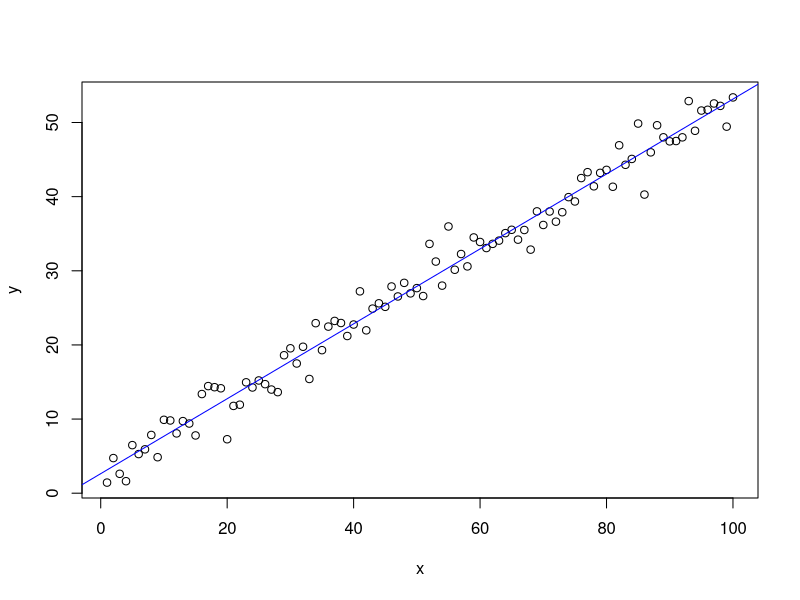
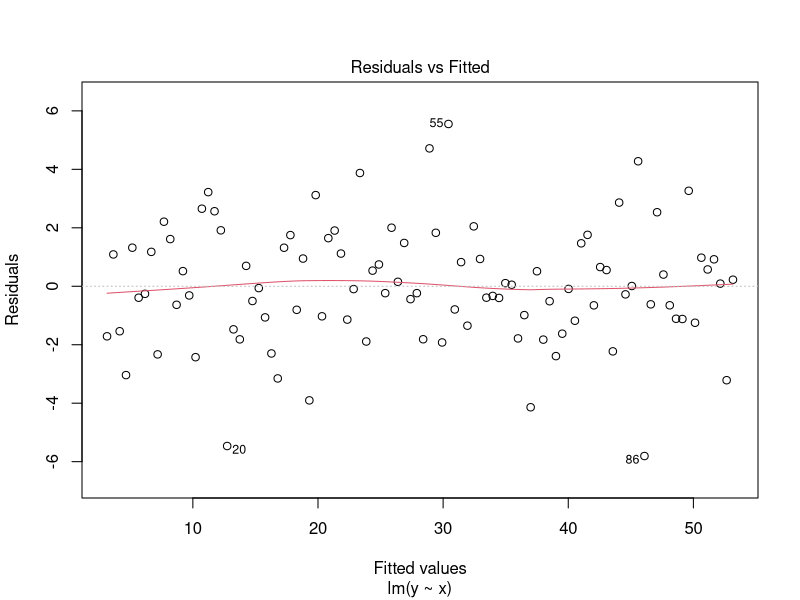
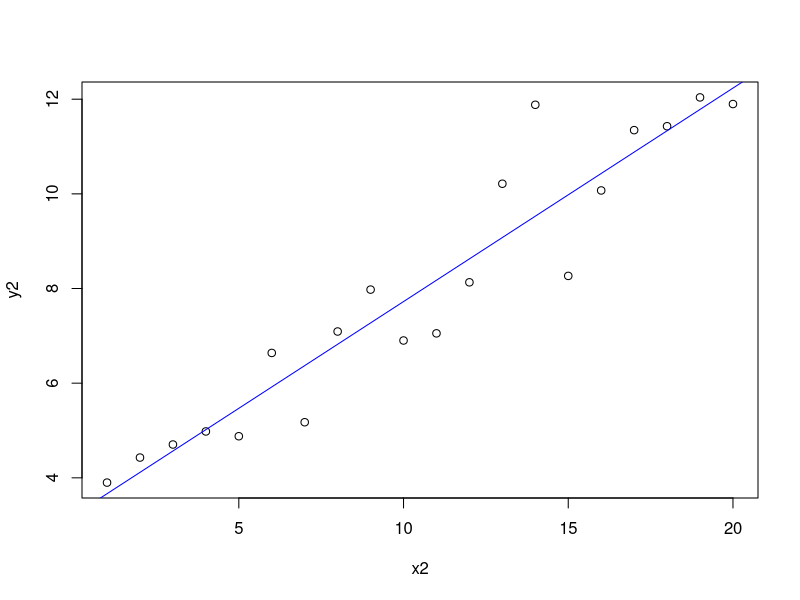
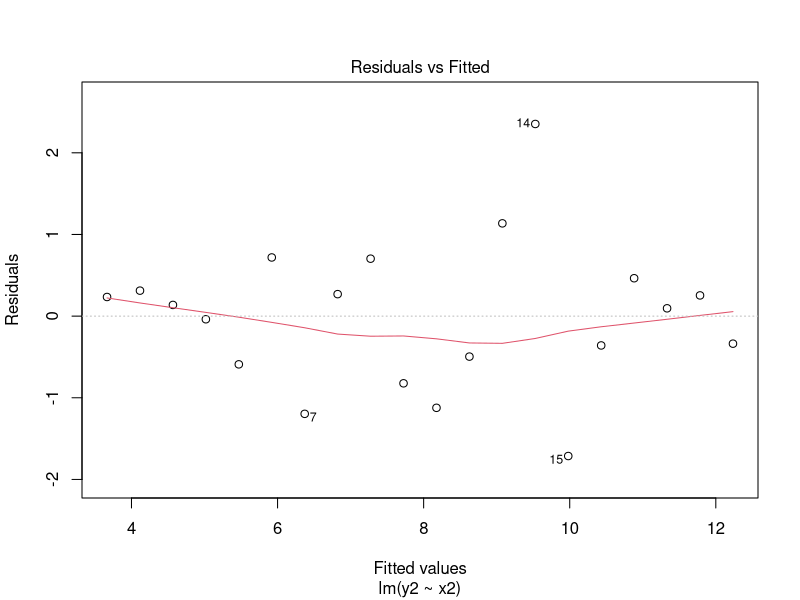

The R script that drew these images, in order:
## ---- chunk 1
require(knitr)
pdf_doc <- knitr::is_latex_output()
if (pdf_doc) {opts_chunk$set(echo=FALSE, fig.align="center", out.width="70%")} else {opts_chunk$set(echo=TRUE)}
## ---- chunk 2
# Set a seed to make simulations reproducible
set.seed(2302) 
# Dataset 1
x <- 1:100
y <- 3 + 0.5*x + rnorm(100, 0, 2)
## ---- chunk 3
# Fit a simple linear regression
model1 <- lm(y ~ x)
# Scatterplot with line of best fit
plot(x, y)
abline(model1, col="blue")
# Coefficients of fitted model
coef(model1)
## ---- chunk 4
# Residual plot for model 1
plot(model1, 1)
## ---- chunk 5
# Dataset 2
set.seed(1184) 
x2 <- 1:20
y2 <- 3 + 0.5*x2 + rnorm(20, 0, 1)
# Fit linear model
model2 <- lm(y2 ~ x2)
# Produce scatterplot with line of best fit
plot(y2 ~ x2)
abline(model2, col="blue")
# Produce residual plot 
plot(model2, 1) 
## ---- chunk 6
# Dataset 3
set.seed(1285)
x3 <- seq(1, 100, length.out=100)
y3 <- 10 + 0.5*x3 + rnorm(100, 0, sqrt(x3))
# Produce a scatterplot

# Fit a simple linear regression model and add line of best fit to the plot

## ---- chunk 7
# Residual Plot 

## ---- chunk 8
# Dataset 4
set.seed(1066)
x <- seq(0.25, 25, by=0.25)
y <- 100 - 20*x + x^2 + rnorm(100, 0, 20)
# Produce a scatterplot of the dataset

## ---- chunk 9

# Fit simple linear regression model and produce residual plot 

# Fit quadratic regression model and produce residual plot

## ---- chunk 10

quadraticPlot <- function(x,y){
  # Produce a scatterplot of the data
  plot(x, y, xlab="x", ylab="y", main="Scatterplot")
  # Fit a quadratic regression model
  m <- lm(y ~ x + I(x^2))
  # Create a vector ax of length 101 
  # spanning the range of the explanatory variable
  ax<-seq(min(x), max(x), length.out=101)
  # predict the response for each value in ax
  fitted.curve<-predict(m, newdata=list(x=ax))
  # Fit a curve through the predicted response values and 
  # add to this to the plot
  lines(ax, fitted.curve, col="navy", lwd=2) 
}
## ---- chunk 11
# Apply the quadraticPlot function to the quadratic regression model fitted earlier

